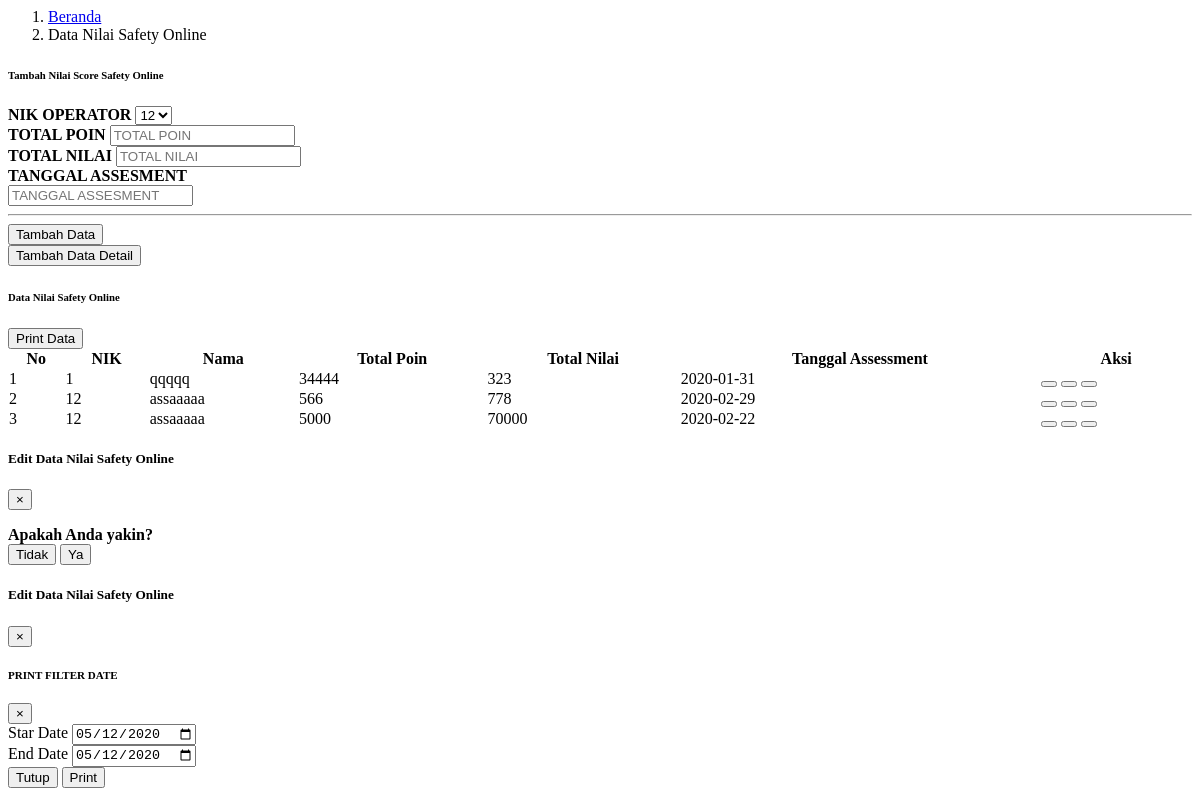
Before: /module/admin/dataScore/dataScoreSafety.php with the older database file.
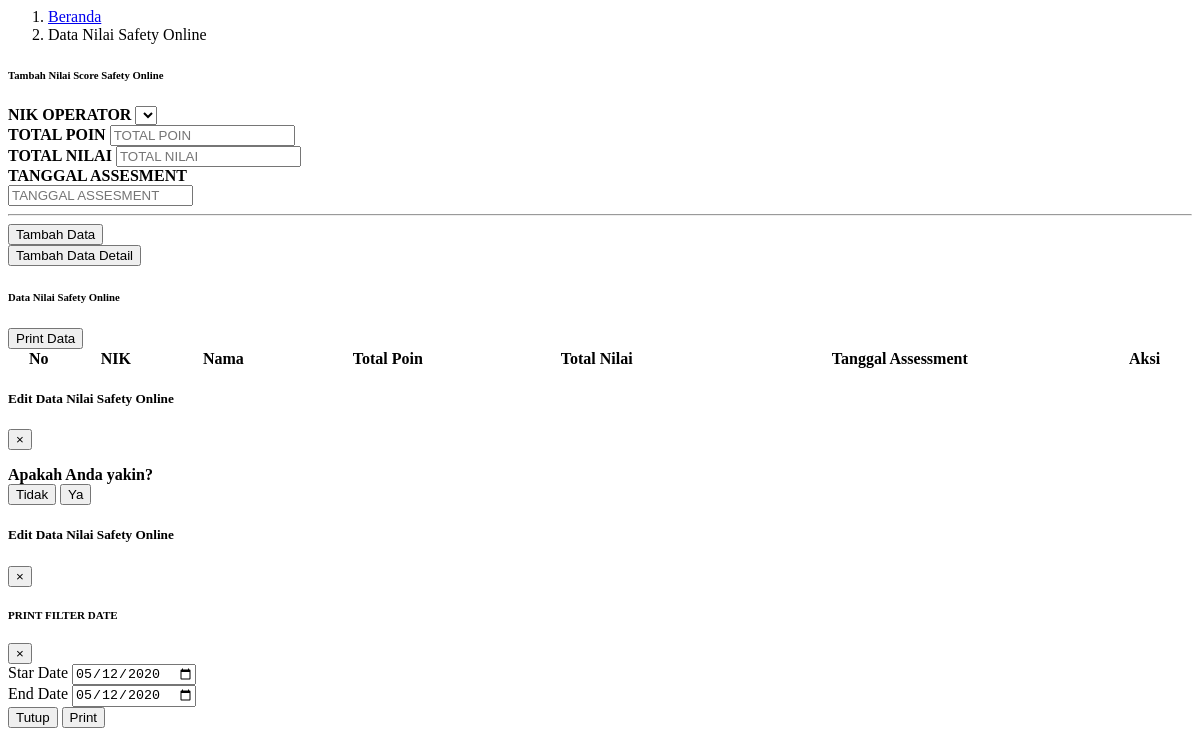
After: the same page with the newer database file.
### tables this page shows
CREATE TABLE `tabel_score_safety` (
  `id_score_safety` int(11) NOT NULL,
  `id_operator` int(11) NOT NULL,
  `poin` int(20) NOT NULL,
  `nilai` int(15) NOT NULL,
  `tanggal_training` date NOT NULL
);

CREATE TABLE `tabel_operator` (
  `id_operator` int(30) NOT NULL,
  `id_user` int(11) NOT NULL,
  `id_jabatan` int(11) NOT NULL,
  `nama` varchar(50) NOT NULL,
  `nik` int(20) NOT NULL,
  `foto` text NOT NULL,
  `jenis_kelamin` enum('Laki-Laki','Perempuan') NOT NULL,
  `waktu_tambah` datetime NOT NULL,
  `waktu_edit` datetime NOT NULL
);

### process/proses_adminDataScoreSafety.php (called while the page is built, shortened)
<?php
    function tampilOperator($con)
    {
        $tampilOperator="select * from tabel_operator";
        $resultTampilOperator=mysqli_query($con, $tampilOperator);
        return $resultTampilOperator;
    }
                ?>

### module/admin/dataScore/dataScoreSafety.php (the view, shortened to what the changed rows need)
<?php
  include "../config/connection.php";
  include "../process/proses_adminDataScoreSafety.php";
?>
<body>
    <div class="container-fluid" id="dataScore">
        <div class="card shadow mb-4">
            <div class="card-body">
                <form class="user" action="../process/proses_adminDataScoreSafety.php?module=dataScoreSafety&act=tambah" method="POST">
                    <div class="form-group row">
                        <div class="col-sm-12">
                            <label class="col-sm-6 small d-flex flex-column justify-content-center" for="nikSafety" style="font-weight: bold">NIK OPERATOR</label>
                            <?php
                                $resultOperator = tampilOperator($con);
                            ?>
                            <select class="custom-select-karyawan my-1 mr-sm-2" name="nikSafety">
                                <?php
                                    if(mysqli_num_rows($resultOperator) > 0){
                                        while($row = mysqli_fetch_assoc($resultOperator)){
                                            echo "<option value='".$row['id_operator']."'>".$row['nik']."</option>";
                                        }
                                    }
                                ?>
                            </select>
                        </div>
                    </div>
                </form>
            </div>
        </div>
        <div class="card shadow mb-4">
            <div class="card-body">
                <div class="table-responsive">
                    <table class="table table-bordered" id="dataTable" width="100%" cellspacing="0">
                        <thead>
                            <tr class="text-center">
                                <th>No</th>
                                <th>NIK</th>
                                <th>Nama</th>
                                <th>Total Poin</th>
                                <th>Total Nilai</th>
                                <th>Tanggal Assessment</th>
                                <th>Aksi</th>
                            </tr>
                        </thead>
                        <tbody>
                            <?php
                                $queryTampilData = "SELECT tss.*, tp.id_operator, tp.nik, tp.nama AS nama_operator FROM tabel_score_safety tss, tabel_operator tp WHERE tss.id_operator = tp.id_operator;
                                    ";
                                $resultTampilData = mysqli_query($con, $queryTampilData);
                                $index = 1;
                                if(mysqli_num_rows($resultTampilData) > 0){
                                    while($rowTampilData = mysqli_fetch_assoc($resultTampilData)){
                                        ?>
                                            <tr class="text-center" id-score-safety="<?php echo $rowTampilData["id_score_safety"] ?>">
                                                <td ><?php echo $index; ?></td>
                                                <td class="kategoriMateri"><?php echo $rowTampilData["nik"]; ?></td>
                                                <td class="kategoriMateri"><?php echo $rowTampilData["nama_operator"]; ?></td>
                                                <td class="judulMateri"><?php echo $rowTampilData["poin"]; ?></td>
                                                <td class="fileMateri"><?php echo $rowTampilData["nilai"]; ?></td>
                                                <td class="fileMateri"><?php echo $rowTampilData["tanggal_training"]; ?></td>
                                                <td>
                                                    <button type="button" class="btn btn-warning info-dataScoreSafety-admin mb-2 mb-sm-0" data-toggle="modal" data-target="#infoDataScoreSafetyModal" id_scoreSafetyInfo="<?php echo $rowTampilData["id_score_safety"];?>">
                                                    </button>
                                                    <button type="button" class="btn btn-primary edit-dataScoreSafety-admin mb-2 mb-sm-0" data-toggle="modal" data-target="#editDataScoreSafetyModal" id_scoreSafetyEdit="<?php echo $rowTampilData["id_score_safety"];?>">
                                                    </button>
                                                    <button type="button" class="btn btn-danger hapus-dataScoreSafety-admin mb-2 mb-sm-0" data-toggle="modal" data-target="#hapusDataScoreSafetyModal" id_score_safety="<?php echo $rowTampilData["id_score_safety"];?>" >
                                                    </button>
                                                </td>
                                            </tr>
                                        <?php
                                        $index++;
                                    }
                                    ?>
                                    <?php
                                }
                                else{
                                    ?>
                                    <?php
                                }
                            ?>
                        </tbody>
                    </table>
                </div>
            </div>
        </div>
    </div>
</body>

Changed rows visible on the page:
removed tabel_score_safety: id_operator.nik "1", id_operator.nama "qqqqq", poin "34444", nilai "323", tanggal_training "2020-01-31"
removed tabel_score_safety: id_operator.nik "12", id_operator.nama "assaaaaa", poin "566", nilai "778", tanggal_training "2020-02-29"
removed tabel_score_safety: id_operator.nik "12", id_operator.nama "assaaaaa", poin "5000", nilai "70000", tanggal_training "2020-02-22"
Other visible differences:
form field nikSafety: "12" → (not shown)
